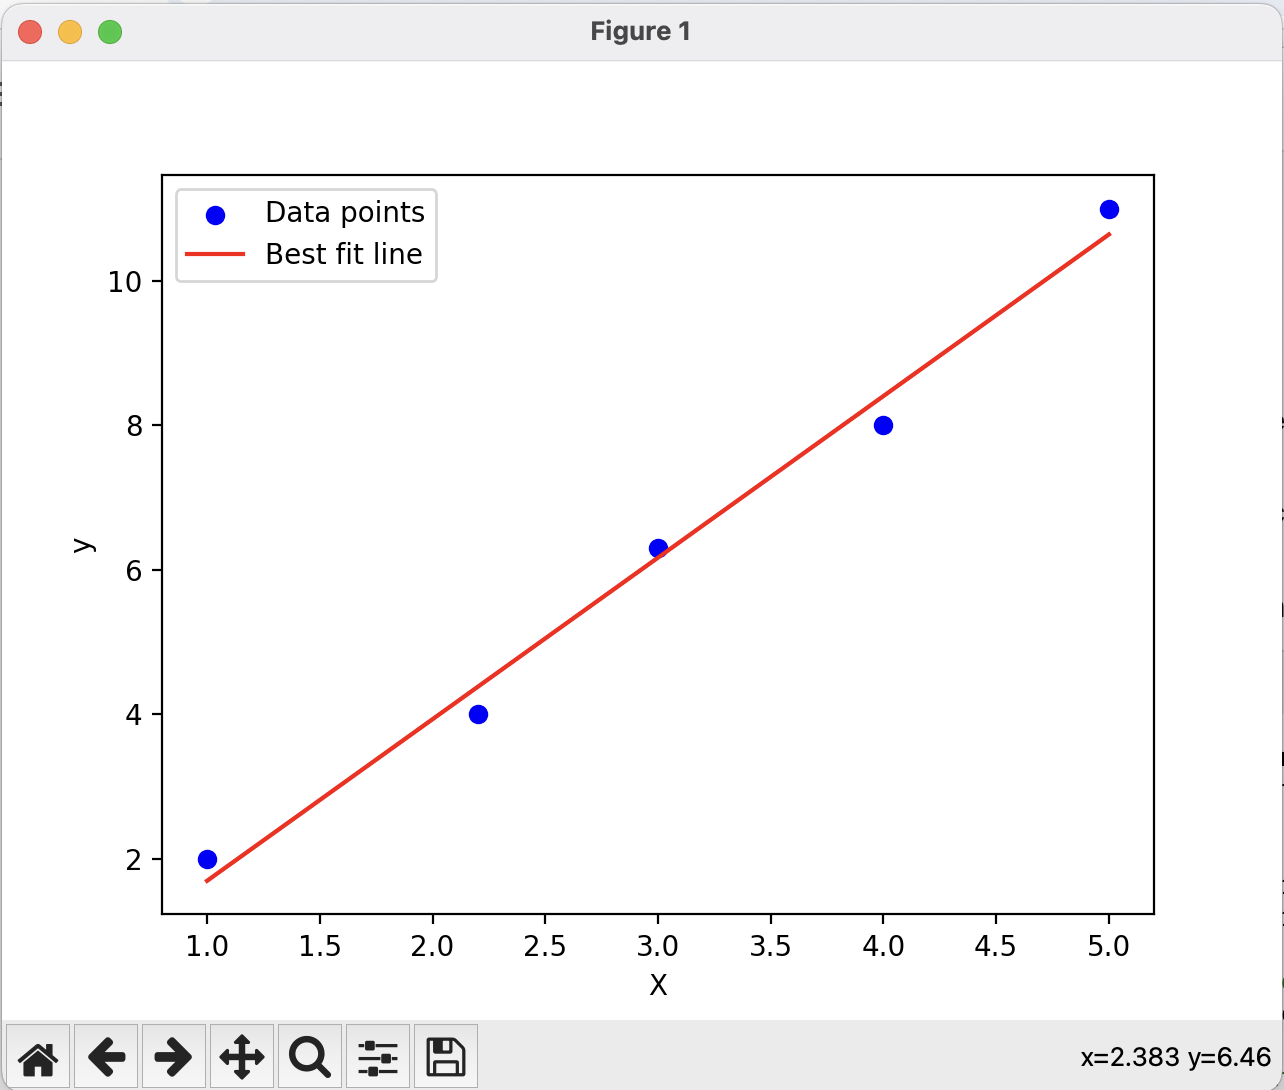

Write Python code to recreate this figure.
## Python implements least squares method

import numpy as np
import matplotlib.pyplot as plt

# Example data points
X = np.array([1, 2.2, 3, 4, 5])
y = np.array([2, 4, 6.3, 8, 11])

# Add a column of ones to X for the intercept term (bias)
X_b = np.c_[np.ones((X.shape[0], 1)), X]  # X_b is X with a bias column

# Calculate the best fit line parameters using the Normal Equation
theta_best = np.linalg.inv(X_b.T.dot(X_b)).dot(X_b.T).dot(y)

# Print the parameters (intercept and slope)
print(f"Intercept: {theta_best[0]}")
print(f"Slope: {theta_best[1]}")

# Predict values using the model
y_pred = X_b.dot(theta_best)

# Plot the data points and the best fit line
plt.scatter(X, y, color='blue', label='Data points')
plt.plot(X, y_pred, color='red', label='Best fit line')
plt.xlabel('X')
plt.ylabel('y')
plt.legend()
plt.show()
